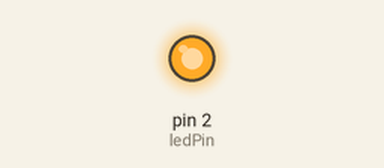
A sketch run on a simulated Arduino Uno, built with avr-gcc and run on an emulated ATmega328P. On the bench: output pins drawn as LEDs (lit = HIGH). What the sketch prints to the serial monitor is not drawn.

Above: at 1.1 s.
At 4.1 s:
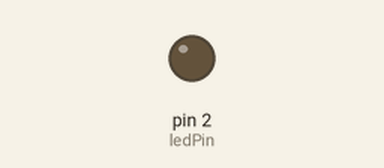
Timing chart, 0 to 6.5 s (numbered marks = the images above):
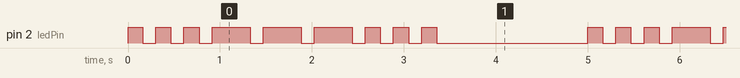

The sketch:

SOS_lab.ino
```cpp
const int ledPin = 2;

unsigned long lastTime = 0;

// 速度适中，好观察
int dotTime   = 150;   // 短亮
int dashTime  = 400;   // 长亮
int gapTime   = 150;   // 熄灭间隔
int pauseTime = 1500;  // 一组结束停顿

// 0=短亮 1=短灭 2=长亮 3=长灭 4=结束停顿
int mode = 0;
int count = 0;

void setup() {
  pinMode(ledPin, OUTPUT);
  Serial.begin(9600);
  Serial.println("SOS 开始");
}

void loop() {
  unsigned long now = millis();

  // ================== 短亮 3 次 ==================
  if (mode == 0) {
    digitalWrite(ledPin, HIGH);
    Serial.println("短亮");
    if (now - lastTime >= dotTime) {
      lastTime = now;
      mode = 1;
    }
  }
  else if (mode == 1) {
    digitalWrite(ledPin, LOW);
    if (now - lastTime >= gapTime) {
      lastTime = now;
      count++;
      mode = 0;
      if (count >= 3) {
        count = 0;
        mode = 2;
        Serial.println("--- 3短亮完成，开始长亮 ---");
      }
    }
  }

  // ================== 长亮 3 次 ==================
  else if (mode == 2) {
    digitalWrite(ledPin, HIGH);
    Serial.println("长亮");
    if (now - lastTime >= dashTime) {
      lastTime = now;
      mode = 3;
    }
  }
  else if (mode == 3) {
    digitalWrite(ledPin, LOW);
    if (now - lastTime >= gapTime) {
      lastTime = now;
      count++;
      mode = 2;
      if (count >= 3) {
        count = 0;
        mode = 4;
        Serial.println("--- 3长亮完成，开始短亮 ---");
      }
    }
  }

  // ================== 最后 3 次短亮 ==================
  else if (mode == 4) {
    digitalWrite(ledPin, HIGH);
    Serial.println("短亮");
    if (now - lastTime >= dotTime) {
      lastTime = now;
      mode = 5;
    }
  }
  else if (mode == 5) {
    digitalWrite(ledPin, LOW);
    if (now - lastTime >= gapTime) {
      lastTime = now;
      count++;
      mode = 4;
      if (count >= 3) {
        count = 0;
        mode = 6;
        Serial.println("=== 一组SOS完成 ===");
      }
    }
  }

  // ================== 结束停顿 ==================
  else if (mode == 6) {
    digitalWrite(ledPin, LOW);
    if (now - lastTime >= pauseTime) {
      lastTime = now;
      mode = 0;
      Serial.println("\n=== 重新开始下一组 ===");
    }
  }
}
```

Measured:
- by itself, pin 2 (ledPin): repeats every 5.0 s: 2 × (LOW 0.14 s, HIGH 0.17 s), 3 × (LOW 0.14 s, HIGH 0.41 s), LOW 0.14 s, HIGH 0.16 s, 2 × (LOW 0.14 s, HIGH 0.17 s), LOW 1.6 s, HIGH 0.17 s
- by itself, everything shown: repeats every 5.0 s, in 18 steps
